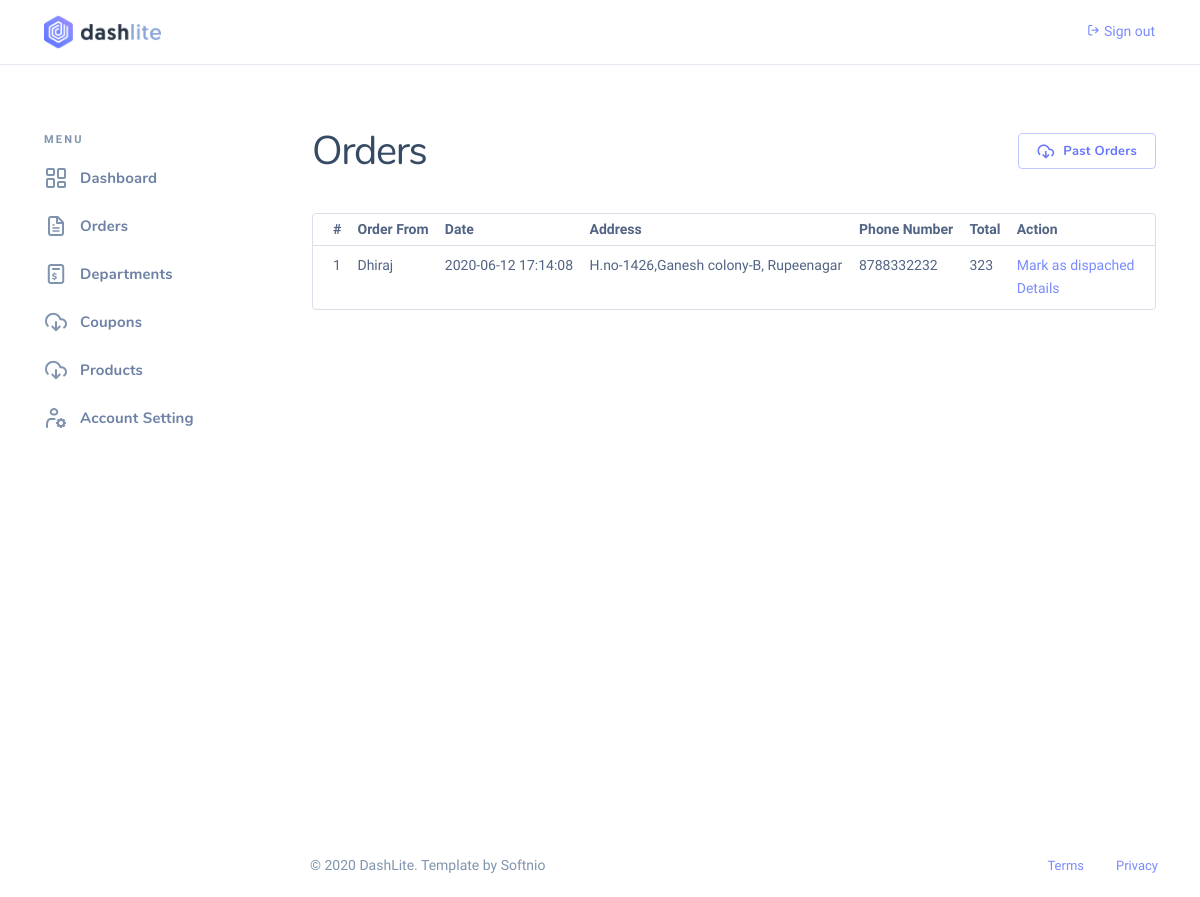
The app's page /auth/admin/orders.php with its own data.
### tables this page shows
CREATE TABLE `orders` (
  `id` int(11) NOT NULL,
  `userid` int(11) NOT NULL,
  `date` datetime NOT NULL,
  `total` double NOT NULL,
  `transactionid` varchar(255) NOT NULL,
  `pincode` varchar(11) NOT NULL,
  `address` text NOT NULL,
  `landmark` text NOT NULL,
  `coupon` varchar(255) DEFAULT NULL,
  `saved` int(11) NOT NULL,
  `status` varchar(255) NOT NULL
);

CREATE TABLE `user` (
  `id` int(11) NOT NULL,
  `firstname` varchar(255) NOT NULL,
  `lastname` varchar(255) NOT NULL,
  `email` varchar(255) NOT NULL,
  `mobileno` varchar(20) NOT NULL,
  `password` varchar(255) NOT NULL,
  `is_admin` int(1) NOT NULL
);

### core/Database.php (called while the page is built, shortened)
<?php
    class Database {
        private $connection;
        public function set_connection(){
            $this->connection = mysqli_connect(DB_HOST, DB_USER, DB_PASSWORD, DB_DATABASE);
        }
        public function query($query){
            $result = mysqli_query($this->connection, $query);
            if($result){
                return $result;
            }
            return false;
        }
    }
    $database = new Database();

### core/Crud.php (called while the page is built, shortened)
<?php
    class Crud {
        public static function read($query) {
            global $database;
            $result = $database->query($query);
            if ($result) {
                $array = array();
                while ($row = mysqli_fetch_assoc($result)) {
                    $array[] = $row;
                }
                return $array;
            }
            return false;
        }
    }

### auth/admin/orders/read.php (called while the page is built, shortened)
<?php
    if(isset($_GET['past_order'])){
        $results = addSrNo(Crud::read("select orders.id, concat(user.firstname, ' ', user.lastname) as name, orders.date, orders.total, orders.address, user.mobileno, orders.status from orders, user where orders.userid = user.id and orders.status = 'Delivered' order by orders.date desc"), true);
    }else{
        $results = addSrNo(Crud::read("select orders.id, concat(user.firstname, ' ', user.lastname) as name, orders.date, orders.total, orders.address, user.mobileno, orders.status from orders, user where orders.userid = user.id and orders.status != 'Delivered' order by orders.date desc"), true);
    }

### helpers/functions.php (called while the page is built, shortened)
<?php
    function addSrNo($result, $isAssociative){
		if(is_array($result)){
			for($i=0;$i<sizeof($result);$i++){
				if($isAssociative){
					$result[$i]["SrNo"] = $i+1;
				}else{
					$result[$i]->SrNo = $i+1;
				}
			}
		}
		return $result;
    }

### core/Crypter.php (called while the page is built, shortened)
<?php
    class Cryptor{
        protected $method = 'aes-128-ctr';
        private $key;
        protected function iv_bytes(){
            return openssl_cipher_iv_length($this->method);
        }
        public function __construct($key = FALSE, $method = FALSE){
            if(ctype_print($key)) {
                $this->key = openssl_digest($key, 'SHA256', TRUE);
            } else {
                $this->key = $key;
            }
        }
        public function encrypt($data){
            $iv = openssl_random_pseudo_bytes($this->iv_bytes());
            return bin2hex($iv) . openssl_encrypt($data, $this->method, $this->key, 0, $iv);
        }
    }
    $cryptor = new Cryptor(ENCRYPTION_KEY);

### auth/admin/orders.php (the view, shortened to what this page needs)
<?php
    include ("../../configs/init.php");
    include ("./orders/read.php");
?>
<!DOCTYPE html>
<html lang="zxx" class="js">
<?php echo get_header(); ?>
<body class="nk-body npc-subscription has-aside ui-clean ">
    <div class="nk-app-root">
        <div class="nk-main ">
            <div class="nk-wrap ">
                <div class="nk-header nk-header-fixed is-light">
                </div>
                <div class="nk-content ">
                    <div class="container wide-xl">
                        <div class="nk-content-inner">
                            <div class="nk-aside" data-content="sideNav" data-toggle-overlay="true" data-toggle-screen="lg" data-toggle-body="true">
                            </div>
                            <div class="nk-content-body">
                                <div class="nk-content-wrap">
                                    <div class="nk-block-head nk-block-head-lg">
                                        <div class="nk-block-between-md g-4">
                                            <div class="nk-block-head-content">
                                                <h2 class="nk-block-title fw-normal">Orders</h2>
                                            </div>
                                            <div class="nk-block-head-content">
                                                <ul class="nk-block-tools gx-3">
                                                    <li><a href="<?php echo AUTH_PATH . 'admin/orders.php?past_order=1' ?>" class="btn btn-white btn-dim btn-outline-primary"><em class="icon ni ni-download-cloud"></em><span><span class="d-none d-sm-inline-block">Past Orders</span></a></li>
                                                </ul>
                                            </div>
                                        </div>
                                    </div>
                                    <div class="nk-block">
                                        <div class="card card-bordered table-responsive">
                                            <table class="table">
                                                <thead>
                                                    <tr>
                                                        <th><span class="">#</span></th>
                                                        <th>
                                                            Order From
                                                        </th>
                                                        <th>
                                                            Date
                                                        </th>
                                                        <th>
                                                            Address
                                                        </th>
                                                        <th>
                                                            Phone Number
                                                        </th>
                                                        <th>
                                                            Total
                                                        </th>
                                                        <th>
                                                            Action
                                                        </th>
                                                </thead>
                                                <tbody>
                                                    <?php
                                                        foreach($results as $row){
                                                            ?>
                                                        <tr>
                                                            <td><?php echo $row['SrNo'] ?></td>
                                                            <td><?php echo $row['name'] ?></td>
                                                            <td><?php echo $row['date'] ?></td>
                                                            <td><?php echo $row['address'] ?></td>
                                                            <td><?php echo $row['mobileno'] ?></td>
                                                            <td><?php echo $row['total'] ?></td>
                                                            <?php
                                                                if(!isset($_GET['past_order'])){
                                                                    if($row['status'] === "Processing"){
                                                                        ?>
                                                                        <td>
                                                                            <a href="<?php echo AUTH_PATH . 'admin/orders/status.php?status=Dispatched&&id=' . $cryptor->encrypt($row['id']) ?>">Mark as dispached</a>
                                                                            <br />
                                                                            <a href="<?php echo AUTH_PATH . 'admin/orders/details.php?id=' . $cryptor->encrypt($row['id']) ?>">Details</a>
                                                                        </td>
                                                                        <?php
                                                                    }else if($row['status'] === "Dispatched"){
                                                                        ?>
                                                                        <td><a href="<?php echo AUTH_PATH . 'admin/orders/status.php?status=Delivered&&id=' . $cryptor->encrypt($row['id']) ?>">Mark as delivered</a><br /><a href="<?php echo AUTH_PATH . 'admin/orders/details.php?id=' . $cryptor->encrypt($row['id']) ?>">Details</a></td>
                                                                        <?php
                                                                    }
                                                                }else{
                                                                    ?>
                                                                    <td>
                                                                    <a href="<?php echo AUTH_PATH . 'admin/orders/details.php?id=' . $cryptor->encrypt($row['id']) ?>">Details</a>
                                                                    </td>
                                                                    <?php
                                                                }
                                                            ?>
                                                        </tr>
                                                            <?php
                                                        }
                                                    ?>
                                                </tbody>
                                            </table>
                                        </div>
                                    </div>
                                </div>
                            </div>
                        </div>
                    </div>
                </div>
            </div>
        </div>
    </div>
</body>
</html>

### records on screen
orders: SrNo "1", name "Dhiraj", date "2020-06-12 17:14:08", address "H.no-1426,Ganesh colony-B, Rupeenagar", userid.mobileno "8788332232", total "323"
